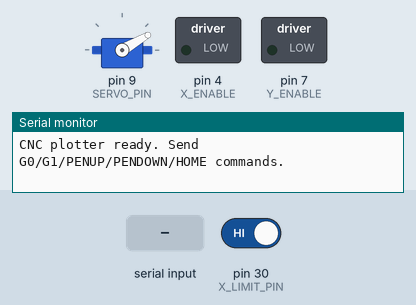
Recording of a sketch running on a simulated Arduino Mega 2560, built with avr-gcc and run on an emulated ATmega2560. On the bench: servo, switched loads named in the sketch (green lamp = pin HIGH), the last lines printed to the serial monitor. The test bench sets the inputs (shaded band); at power-on: pin 30 (X_LIMIT_PIN) HIGH. Stepper angles assume 200 steps per turn.

Above: at 1.2 s.
1.3 s: "PENDOWN\n" received over Serial
At 1.6 s:
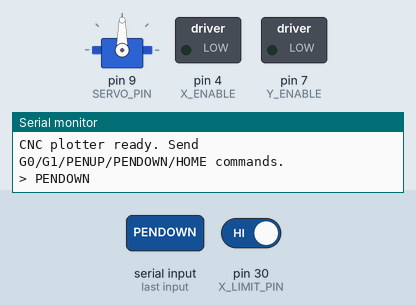
2.8 s: "HOME\n" received over Serial
Timing chart, 0 to 5.8 s (numbered marks = the images above; inputs shaded):
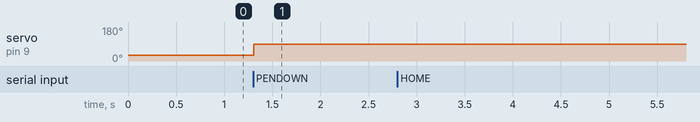

The sketch:

cnc_plotter.ino
```cpp
/*
  Stepper Motor CNC Mini Plotter
  ----------------------------------
  Reads a tiny G-code-like command language over Serial and drives a 2-axis
  stepper plotter with pen-lift servo. Board: Arduino Mega 2560.

  Supported commands (send one per line, e.g. from Serial Monitor):
    G0 X<mm> Y<mm>   - pen-up travel move
    G1 X<mm> Y<mm>   - pen-down drawing move
    PENUP / PENDOWN  - move only the pen servo
    HOME             - drive both axes to their limit switches (if wired) and zero
*/

#include <AccelStepper.h>
#include <Servo.h>

const uint8_t X_STEP = 2, X_DIR = 3, X_ENABLE = 4;
const uint8_t Y_STEP = 5, Y_DIR = 6, Y_ENABLE = 7;
const uint8_t SERVO_PIN = 9;
const uint8_t X_LIMIT_PIN = 30;
const uint8_t Y_LIMIT_PIN = 31;

// Adjust to your hardware: (motor steps/rev * microstep setting) / (mm per revolution)
const float STEPS_PER_MM = 80.0;

const uint8_t PEN_UP_ANGLE = 30;
const uint8_t PEN_DOWN_ANGLE = 90;

AccelStepper xAxis(AccelStepper::DRIVER, X_STEP, X_DIR);
AccelStepper yAxis(AccelStepper::DRIVER, Y_STEP, Y_DIR);
Servo penServo;

String inputLine = "";

void setup() {
  Serial.begin(9600);

  pinMode(X_ENABLE, OUTPUT);
  pinMode(Y_ENABLE, OUTPUT);
  digitalWrite(X_ENABLE, LOW); // A4988 ENABLE is active-LOW: LOW = motor energized
  digitalWrite(Y_ENABLE, LOW);

  pinMode(X_LIMIT_PIN, INPUT_PULLUP);
  pinMode(Y_LIMIT_PIN, INPUT_PULLUP);

  xAxis.setMaxSpeed(2000);
  xAxis.setAcceleration(800);
  yAxis.setMaxSpeed(2000);
  yAxis.setAcceleration(800);

  penServo.attach(SERVO_PIN);
  penServo.write(PEN_UP_ANGLE);

  Serial.println("CNC plotter ready. Send G0/G1/PENUP/PENDOWN/HOME commands.");
}

void loop() {
  readSerialCommands();
  xAxis.run(); // must be called continuously (non-blocking) for smooth stepping
  yAxis.run();
}

void readSerialCommands() {
  while (Serial.available()) {
    char c = Serial.read();
    if (c == '\n' || c == '\r') {
      if (inputLine.length() > 0) {
        handleCommand(inputLine);
        inputLine = "";
      }
    } else {
      inputLine += c;
    }
  }
}

void handleCommand(String line) {
  line.trim();
  line.toUpperCase();
  Serial.print("> "); Serial.println(line);

  if (line.startsWith("G0") || line.startsWith("G1")) {
    bool penDown = line.startsWith("G1");
    float x, y;
    if (parseXY(line, x, y)) {
      penServo.write(penDown ? PEN_DOWN_ANGLE : PEN_UP_ANGLE);
      delay(150); // let the servo finish moving before starting the axis move
      moveToBlocking(x, y);
      Serial.println("OK");
    } else {
      Serial.println("ERROR: could not parse X/Y");
    }
  } else if (line == "PENUP") {
    penServo.write(PEN_UP_ANGLE);
  } else if (line == "PENDOWN") {
    penServo.write(PEN_DOWN_ANGLE);
  } else if (line == "HOME") {
    homeAxes();
  } else {
    Serial.println("ERROR: unknown command");
  }
}

// Extracts X and Y millimeter values from a line like "G1 X50 Y10".
bool parseXY(const String &line, float &x, float &y) {
  int xIdx = line.indexOf('X');
  int yIdx = line.indexOf('Y');
  if (xIdx == -1 || yIdx == -1) return false;

  x = line.substring(xIdx + 1, yIdx).toFloat();
  y = line.substring(yIdx + 1).toFloat();
  return true;
}

// Blocks until both axes reach the target, running both steppers together
// each iteration so diagonal moves happen simultaneously rather than one
// axis at a time.
void moveToBlocking(float xMm, float yMm) {
  xAxis.moveTo(xMm * STEPS_PER_MM);
  yAxis.moveTo(yMm * STEPS_PER_MM);

  while (xAxis.distanceToGo() != 0 || yAxis.distanceToGo() != 0) {
    xAxis.run();
    yAxis.run();
  }
}

// Drives each axis toward its limit switch at low speed until triggered,
// then treats that position as the new zero.
void homeAxes() {
  Serial.println("Homing...");

  xAxis.setSpeed(-300);
  while (digitalRead(X_LIMIT_PIN) == HIGH) xAxis.runSpeed();
  xAxis.setCurrentPosition(0);

  yAxis.setSpeed(-300);
  while (digitalRead(Y_LIMIT_PIN) == HIGH) yAxis.runSpeed();
  yAxis.setCurrentPosition(0);

  Serial.println("Homed.");
}
```

Measured:
- after the input at 1.3 s, servo on pin 9 (SERVO_PIN): 30° → 90° at once
